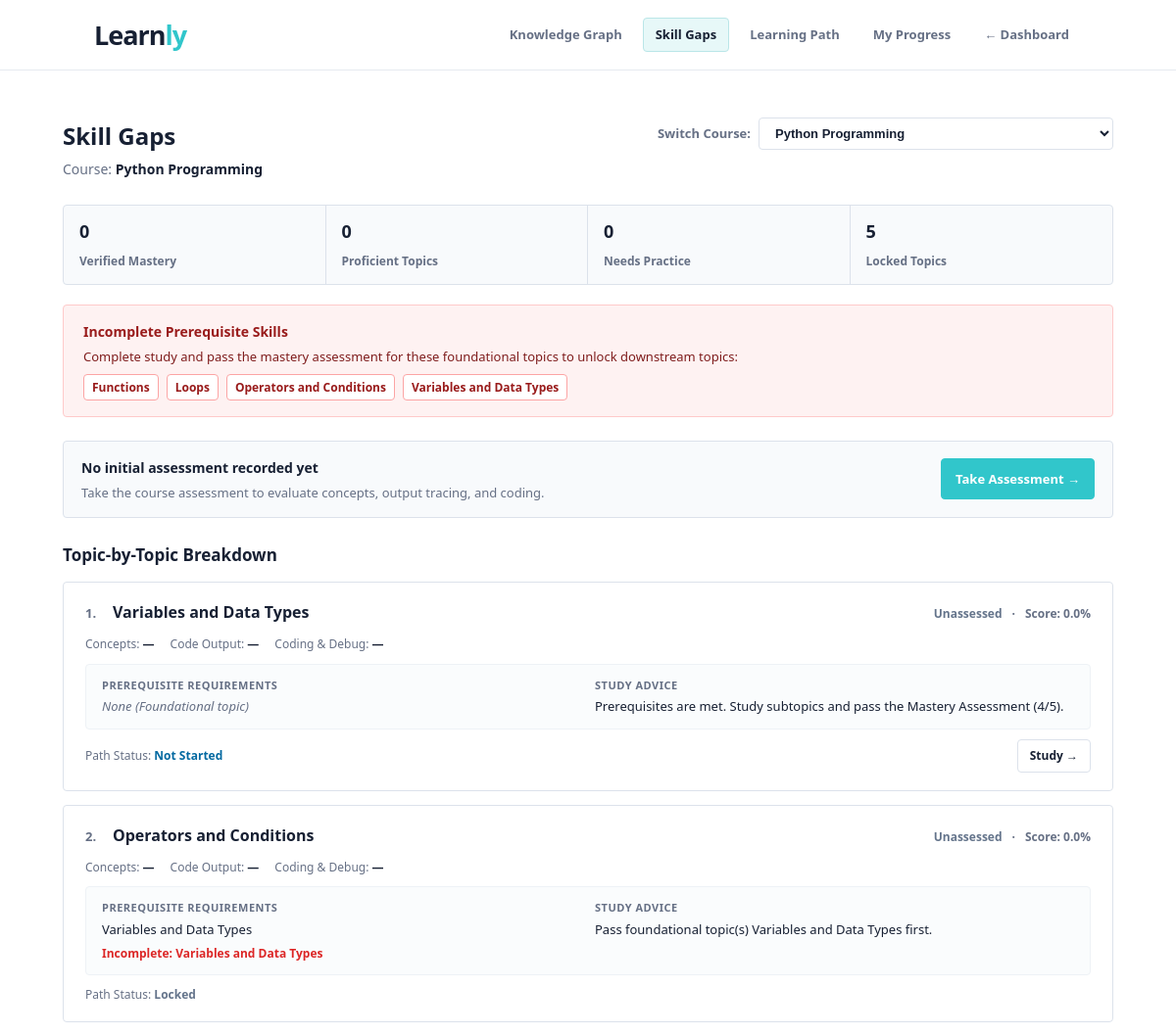
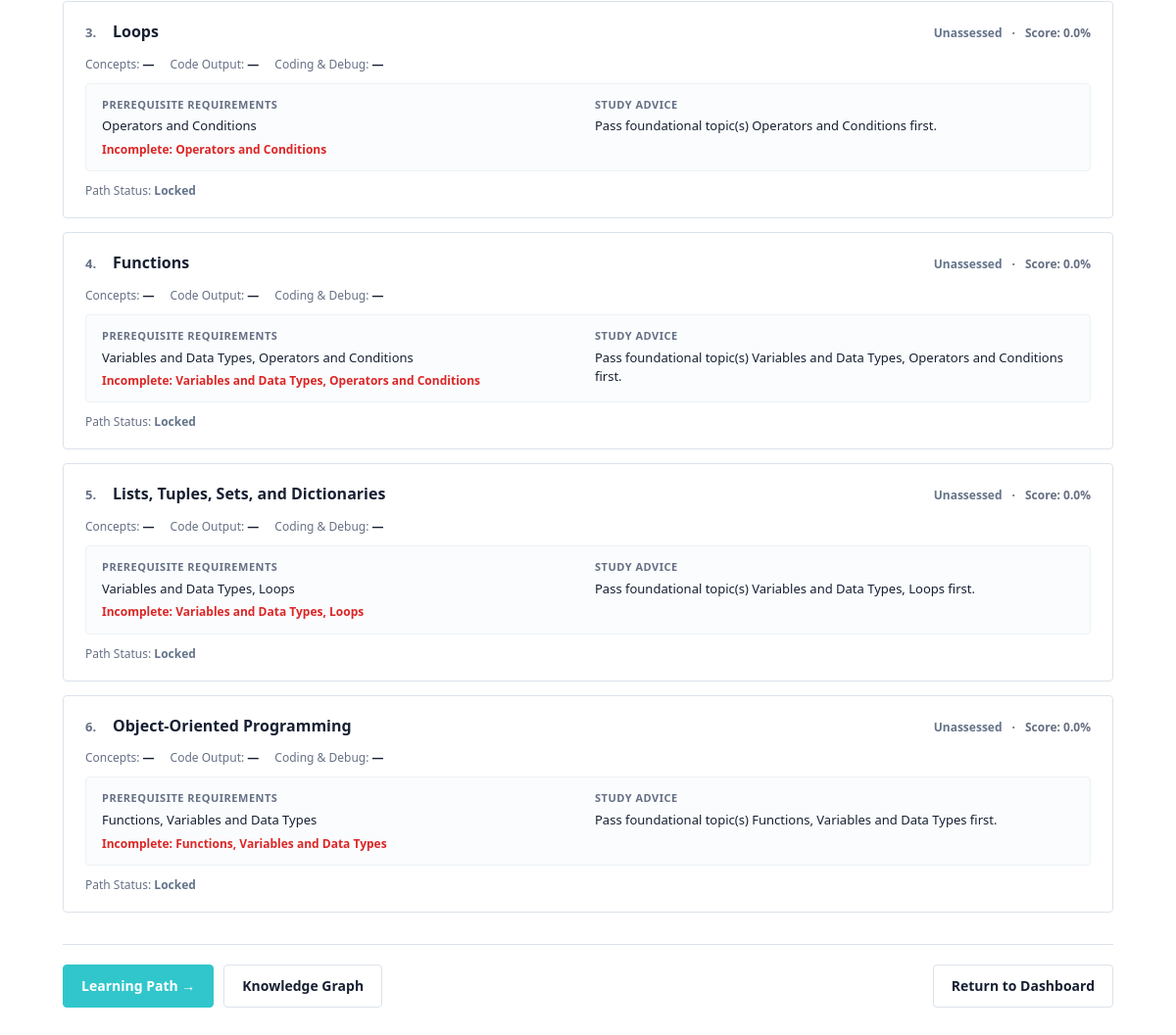
Screenshot of /skill-gap with the database file from the repository (2 pictures, top to bottom).
### tables this page shows
CREATE TABLE courses (
        id INTEGER PRIMARY KEY AUTOINCREMENT,
        name TEXT NOT NULL UNIQUE,
        description TEXT
    );

CREATE TABLE topics (
        id INTEGER PRIMARY KEY AUTOINCREMENT,
        course_id INTEGER NOT NULL,
        name TEXT NOT NULL,
        description TEXT,
        display_order INTEGER,
        FOREIGN KEY (course_id) REFERENCES courses (id) ON DELETE CASCADE
    );

### app.py (the view)
@app.route("/module4")
@app.route("/skill-gap")
def module4():
    course_name = request.args.get("course", "Python Programming")
    user_id = session.get("user_id")
    all_courses = database.get_all_courses(db_path=get_db_path())
    gap_data = get_course_skill_gaps(course_name, user_id=user_id)
    return render_template(
        "module4.html",
        course=course_name,
        all_courses=all_courses,
        gap_data=gap_data,
        is_logged_in=bool(user_id),
    )

### app.py (called while the page is built, shortened)
def get_db_path():
    return app.config.get("DATABASE") or DATABASE

def _load_topic_scores_and_progress(user_id, course_id, db_path):
    topic_scores = {}
    latest_assessment = None
    learner_progress = (
        database.get_learner_topic_progress_details(user_id, course_id=course_id, db_path=db_path)
        if user_id else {}
    )
    return topic_scores, latest_assessment, learner_progress

### database.py (called while the page is built, shortened)
def get_db_connection(db_path=None):
    target_path = db_path or DEFAULT_DATABASE_PATH
    connection = sqlite3.connect(target_path)
    connection.row_factory = sqlite3.Row
    connection.execute("PRAGMA foreign_keys = ON;")
    return connection

def get_all_courses(db_path=None):
    conn = get_db_connection(db_path)
    rows = conn.execute("SELECT id, name, description FROM courses ORDER BY id ASC").fetchall()
    conn.close()
    return [dict(r) for r in rows]

def find_course(course_identifier, db_path=None):
    conn = get_db_connection(db_path)
    course = conn.execute(
        "SELECT id, name, description FROM courses WHERE name = ? COLLATE NOCASE",
        (str(course_identifier),)
    ).fetchone()
    if not course:
        course = conn.execute(
            "SELECT id, name, description FROM courses ORDER BY id ASC LIMIT 1"
        ).fetchone()
    conn.close()
    return dict(course) if course else None

def get_course_topics(course_id, db_path=None):
    conn = get_db_connection(db_path)
    rows = conn.execute(
        """
        SELECT id, course_id, name, description, display_order
        FROM topics
        WHERE course_id = ?
        ORDER BY display_order ASC, id ASC
        """,
        (course_id,)
    ).fetchall()
    conn.close()
    return [dict(r) for r in rows]

def get_course_prerequisites(course_id, db_path=None):
    conn = get_db_connection(db_path)
    rows = conn.execute(
        """
        SELECT tp.topic_id, tp.prerequisite_topic_id, t_req.name AS req_name
        FROM topic_prerequisites tp
        JOIN topics t_dep ON tp.topic_id = t_dep.id
        JOIN topics t_req ON tp.prerequisite_topic_id = t_req.id
        WHERE t_dep.course_id = ?
        """,
        (course_id,)
    ).fetchall()
    conn.close()
    return [dict(r) for r in rows]

### learning_engine.py (called while the page is built, shortened)
def _get_field(obj, key, default=None):
    if isinstance(obj, dict):
        return obj.get(key, default)

def is_prerequisite_met(mastery_state, status=None):
    return mastery_state in PREREQ_SATISFYING_STATES

### templates/module4.html (shortened to what this page needs)
<!DOCTYPE html>
<html lang="en">
<head>
    <link rel="stylesheet" href="{{ url_for('static', filename='style.css') }}">
</head>
<body>
    <header class="navbar">
        <a href="{{ url_for('home') }}" class="logo">Learn<span>ly</span></a>
        <div class="nav-links-cluster">
            <a href="{{ url_for('module3', course=course) }}" class="nav-tab-link">Knowledge Graph</a>
            <a href="{{ url_for('module4', course=course) }}" class="nav-tab-link active">Skill Gaps</a>
            <a href="{{ url_for('module5', course=course) }}" class="nav-tab-link">Learning Path</a>
            <a href="{{ url_for('module6') }}" class="nav-tab-link">My Progress</a>
            <a href="{{ url_for('home') }}" class="nav-tab-link">&larr; Dashboard</a>
        </div>
    </header>
    <main>
        <div class="page-header-row">
            <div>
                <h1 style="font-size: 24px; font-weight: 700; margin-bottom: 4px;">
                    Skill Gaps
                </h1>
                <p style="color: var(--muted); margin: 0; font-size: 14px;">
                    Course: <strong style="color: var(--text);">{{ gap_data.course_name if gap_data else course }}</strong>
                </p>
            </div>
            {% if all_courses %}
            <div style="display: flex; align-items: center; gap: 8px;">
                <label for="course-select" style="font-size: 13px; font-weight: 600; color: var(--muted);">Switch Course:</label>
                <select id="course-select" onchange="location.href='/module4?course=' + encodeURIComponent(this.value);"
                    style="padding: 7px 12px; border-radius: 4px; border: 1px solid var(--border); background: var(--white); font-size: 13px; font-weight: 600; color: var(--text); cursor: pointer;">
                    {% for c in all_courses %}
                    <option value="{{ c['name'] }}" {% if (gap_data and c['name']==gap_data.course_name) or c['name']==course %}selected{% endif %}>
                        {{ c['name'] }}
                    </option>
                    {% endfor %}
                </select>
            </div>
            {% endif %}
        </div>
        {% if gap_data and gap_data.skill_gaps %}
        {% set summary = gap_data.skill_gaps.summary %}
        <section class="simple-summary-bar" aria-label="Skill gap summary statistics">
            <div class="simple-summary-cell">
                <strong>{{ summary.verified_mastery_count }}</strong>
                <span>Verified Mastery</span>
            </div>
            <div class="simple-summary-cell">
                <strong>{{ summary.proficient_count }}</strong>
                <span>Proficient Topics</span>
            </div>
            <div class="simple-summary-cell">
                <strong>{{ summary.needs_practice_count }}</strong>
                <span>Needs Practice</span>
            </div>
            <div class="simple-summary-cell">
                <strong>{{ summary.locked_count }}</strong>
                <span>Locked Topics</span>
            </div>
        </section>
        {% if summary.missing_skills %}
        <section class="missing-skills-alert" aria-label="Missing prerequisite skills warning" style="border-radius: 4px;">
            <h3>Incomplete Prerequisite Skills</h3>
            <p>Complete study and pass the mastery assessment for these foundational topics to unlock downstream topics:</p>
            <ul class="missing-list">
                {% for skill in summary.missing_skills %}
                <li class="missing-list-item">{{ skill }}</li>
                {% endfor %}
            </ul>
        </section>
        {% endif %}
        {% if not gap_data.latest_assessment %}
        <div class="assessment-banner" style="border-radius: 4px;">
            <div>
                <strong style="color: var(--text); font-size: 14px;">No initial assessment recorded yet</strong>
                <p style="margin: 2px 0 0; color: var(--muted); font-size: 13px;">
                    Take the course assessment to evaluate concepts, output tracing, and coding.
                </p>
            </div>
            <a href="{{ url_for('home') }}" class="btn-primary" style="font-size: 13px; padding: 7px 14px;">
                Take Assessment &rarr;
            </a>
        </div>
        {% endif %}
        <section aria-label="Topic skill gap breakdown">
            <h2 style="font-size: 17px; font-weight: 700; color: var(--text); margin: 0 0 14px;">
                Topic-by-Topic Breakdown
            </h2>
            <div class="topics-analysis-container">
                {% for topic in gap_data.skill_gaps.topics %}
                {% set m_cls = topic.mastery_state | lower | replace(' ', '-') %}
                <article class="topic-analysis-card" style="border-radius: 4px;">
                    <div class="card-header-row">
                        <div class="topic-title-group">
                            <span class="topic-order-badge">{{ loop.index }}.</span>
                            <h3 class="topic-card-title">{{ topic.name }}</h3>
                        </div>
                        <div class="topic-meta-line">
                            <span class="mastery-text {{ m_cls }}">{{ topic.mastery_state }}</span>
                            <span style="color: var(--muted);">&middot;</span>
                            <span style="color: var(--muted);">Score: <strong>{{ topic.mastery_score }}%</strong></span>
                        </div>
                    </div>
                    <div class="dims-strip">
                        <span>Concepts: <strong>{{ topic.dimensions.conceptual ~ '%' if topic.dimensions.conceptual is not none else '—' }}</strong></span>
                        <span>Code Output: <strong>{{ topic.dimensions.comprehension ~ '%' if topic.dimensions.comprehension is not none else '—' }}</strong></span>
                        <span>Coding &amp; Debug: <strong>{{ topic.dimensions.practical ~ '%' if topic.dimensions.practical is not none else '—' }}</strong></span>
                    </div>
                    <div class="card-body-grid">
                        <div class="meta-col">
                            <h4>Prerequisite Requirements</h4>
                            {% if topic.prerequisites %}
                            <p>{{ topic.prerequisites | join(', ') }}</p>
                            {% else %}
                            <p style="color: var(--muted); font-style: italic;">None (Foundational topic)</p>
                            {% endif %}
                            {% if topic.missing_prerequisites %}
                            <div class="missing-warning-text">
                                Incomplete: {{ topic.missing_prerequisites | join(', ') }}
                            </div>
                            {% endif %}
                        </div>
                        <div class="meta-col">
                            <h4>Study Advice</h4>
                            <p>{{ topic.recommendation }}</p>
                        </div>
                    </div>
                    <div class="card-action-footer">
                        <span style="font-size: 12px; color: var(--muted);">Path Status: <strong class="status-label {{ topic.status | lower | replace(' ', '-') }}">{{ topic.status }}</strong></span>
                        {% if topic.status != 'Locked' %}
                        <a href="{{ url_for('topic_practice', topic_id=topic.id, course=gap_data.course_name) }}"
                           class="btn-secondary" style="min-height: 34px; font-size: 12px; padding: 5px 12px;">
                            {% if topic.status == 'Completed' or topic.mastery_state in ('Verified Mastery', 'Proficient') %}Review Topic{% elif topic.status == 'Assessment Pending' %}Start Mastery Assessment &rarr;{% elif topic.status == 'Needs Attention' %}Revise &amp; Retake &rarr;{% elif topic.status == 'In Progress' %}Continue Studying &rarr;{% else %}Study &rarr;{% endif %}
                        </a>
                        {% endif %}
                    </div>
                </article>
                {% endfor %}
            </div>
        </section>
        {% endif %}
        <div class="bottom-actions-row">
            <div style="display: flex; gap: 10px; flex-wrap: wrap;">
                <a href="{{ url_for('module5', course=course) }}" class="btn-primary">Learning Path &rarr;</a>
                <a href="{{ url_for('module3', course=course) }}" class="btn-secondary">Knowledge Graph</a>
            </div>
            <a href="{{ url_for('home') }}" class="btn-secondary">Return to Dashboard</a>
        </div>
    </main>
</body>
</html>

### static/style.css (style rules this page uses)
* { box-sizing: border-box; margin: 0; padding: 0; }
:root { --blue: #31c6cb; --blue-hover: #54afb2c7; --text: #172033; --muted: #667085; --border: #DCE2EB; --surface: #F8FAFC; --white: #FFFFFF; }
body { font-family: "Segoe UI", Arial, sans-serif; background: var(--white); color: var(--text); line-height: 1.6; }
button, a { font: inherit; }
.navbar { min-height: 72px; padding: 0 8%; display: flex; align-items: center; justify-content: space-between; gap: 20px; border-bottom: 1px solid #E6EAF0; background: var(--white); }
.logo { color: var(--text); font-size: 27px; font-weight: 800; letter-spacing: -1px; text-decoration: none; }
.logo span { color: var(--blue); }
main { width: 100%; max-width: 1120px; min-height: 78vh; margin: 0 auto; padding: 48px 24px 64px; }
.btn-primary { min-height: 42px; padding: 10px 18px; border: 1px solid var(--blue); border-radius: 4px; background: var(--blue); color: var(--white); font-size: 14px; font-weight: 600; cursor: pointer; }
.btn-secondary { display: inline-flex; align-items: center; justify-content: center; min-height: 42px; padding: 10px 18px; color: var(--text); background: var(--white); border: 1px solid var(--border); border-radius: 4px; font: inherit; font-size: 14px; font-weight: 600; cursor: pointer; }
.nav-links-cluster { display: flex; align-items: center; gap: 8px; flex-wrap: wrap; }
.nav-tab-link { display: inline-flex; align-items: center; color: var(--muted); text-decoration: none; font-size: 13px; font-weight: 600; padding: 6px 12px; border-radius: 4px; border: 1px solid transparent; transition: all 0.15s ease; }
.nav-tab-link.active { color: var(--text); background: #E7F8F8; border-color: #BAE6E8; font-weight: 700; }
.status-label { font-size: 12px; font-weight: 600; display: inline-block; }
.status-label.status-not-started, .status-label.not-started, .status-label.status-available, .status-label.available { color: #0369a1; }
.status-label.status-locked, .status-label.locked { color: #64748b; }
a.btn-primary, a.btn-secondary { display: inline-flex; align-items: center; justify-content: center; text-decoration: none; }
.mastery-text { font-size: 12px; font-weight: 600; display: inline-block; }
.mastery-text.unassessed { color: #64748b; }
.simple-summary-bar { display: grid; grid-template-columns: repeat(4, minmax(0, 1fr)); border: 1px solid var(--border); border-radius: 4px; background: var(--surface); margin-bottom: 20px; }
.simple-summary-cell { padding: 12px 16px; border-right: 1px solid var(--border); }
.simple-summary-cell:last-child { border-right: none; }
.simple-summary-cell strong { display: block; font-size: 18px; color: var(--text); margin-bottom: 2px; }
.simple-summary-cell span { font-size: 12px; color: var(--muted); font-weight: 600; }

### rows the page displays
courses: name "Python Programming"
topics: name "Functions", mastery_state "Unassessed", mastery_score "0.0", dimensions "—", prerequisites "Variables and Data Types, Operators and Conditions", missing_prerequisites "Variables and Data Types, Operators and Conditions", recommendation "Pass foundational topic(s) Variables and Data Types, Operators and Conditions first.", status "Locked"
topics: name "Loops", mastery_state "Unassessed", mastery_score "0.0", dimensions "—", prerequisites "Operators and Conditions", missing_prerequisites "Operators and Conditions", recommendation "Pass foundational topic(s) Operators and Conditions first.", status "Locked"
topics: name "Operators and Conditions", mastery_state "Unassessed", mastery_score "0.0", dimensions "—", prerequisites "Variables and Data Types", missing_prerequisites "Variables and Data Types", recommendation "Pass foundational topic(s) Variables and Data Types first.", status "Locked"
topics: name "Variables and Data Types", mastery_state "Unassessed", mastery_score "0.0", dimensions "—", shows "None (Foundational topic)", recommendation "Prerequisites are met. Study subtopics and pass the Mastery Assessment (4/5).", status "Not Started", shows "Study →"
topics: name "Lists, Tuples, Sets, and Dictionaries", mastery_state "Unassessed", mastery_score "0.0", dimensions "—", prerequisites "Variables and Data Types, Loops", missing_prerequisites "Variables and Data Types, Loops", recommendation "Pass foundational topic(s) Variables and Data Types, Loops first.", status "Locked"
topics: name "Object-Oriented Programming", mastery_state "Unassessed", mastery_score "0.0", dimensions "—", prerequisites "Functions, Variables and Data Types", missing_prerequisites "Functions, Variables and Data Types", recommendation "Pass foundational topic(s) Functions, Variables and Data Types first.", status "Locked"

### other values shown
{{ summary.verified_mastery_count }} "0"
{{ summary.proficient_count }} "0"
{{ summary.needs_practice_count }} "0"
{{ summary.locked_count }} "5"
form field value "Python Programming"
